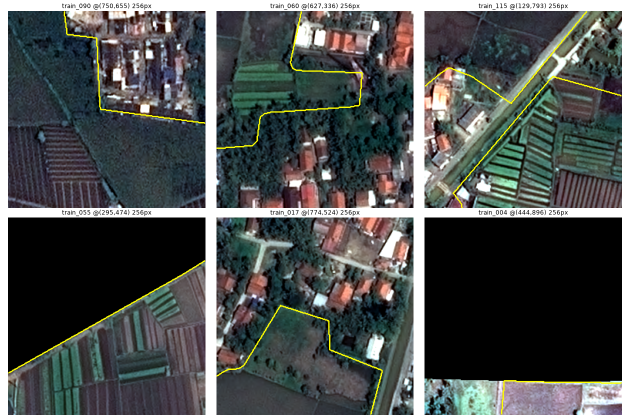
#> input picture final/outputs/eda/05_boundary_zoom.png, 1260 x 840 px (shown at 1/2 size)
$ python -i common.py   (imports and definitions only)   (older library calls are emulated)
#> lines starting #> are read from the running program, lines starting #| are printed output that depends on the picture; after the words box and inside, x2 and y2 are one past the last pixel; in counts of white or black regions, pixels touching at a corner belong together
"""Shared loaders for the EDA scripts. Caches all tiles once as uint8 .npy for speed."""
from pathlib import Path
import numpy as np
from PIL import Image

ROOT = Path(__file__).resolve().parents[1]
DATA = ROOT / "data"
OUT = ROOT / "outputs" / "eda"
CACHE = ROOT / "outputs" / "cache"
# [2 lines not run here, left out]

TRAIN_IMG = sorted((DATA / "train" / "images").glob("*.png"))
TRAIN_MSK = sorted((DATA / "train" / "masks").glob("*.png"))
TEST_IMG = sorted((DATA / "test_images").glob("*.png"))


def _stack(files, name, gray=False):
    p = CACHE / f"{name}.npy"
    if not p.exists():
        arr = np.stack([np.array(Image.open(f).convert("L" if gray else "RGB")) for f in files])
        np.save(p, arr)
    return np.load(p, mmap_mode="r")


def train_images():
    return _stack(TRAIN_IMG, "train_img")


def train_masks():
    return (_stack(TRAIN_MSK, "train_msk", gray=True) > 127).astype(np.uint8)


def test_images():
    return _stack(TEST_IMG, "test_img")


def out(name):
    return OUT / name


def nodata_mask(img, min_area=4096):
    """True NoData = large connected pure-black region (AOI clipping), not dark shadow/water pixels."""
    from scipy import ndimage as ndi
    black = img.max(-1) == 0
    lab, n = ndi.label(black)
    if n == 0:
        return black
    sizes = np.bincount(lab.ravel())
    keep = sizes >= min_area
    keep[0] = False
    return keep[lab]


def patch_feats(img, P=128):
    """Per 128-px fully-valid patch: position, colour, saturation, texture/sharpness, saturation-clip stats (used by 11/12/14)."""
#> called with P = 128
    import cv2
    a = np.ascontiguousarray(img)
    g = cv2.cvtColor(a, cv2.COLOR_RGB2GRAY).astype(np.float32)
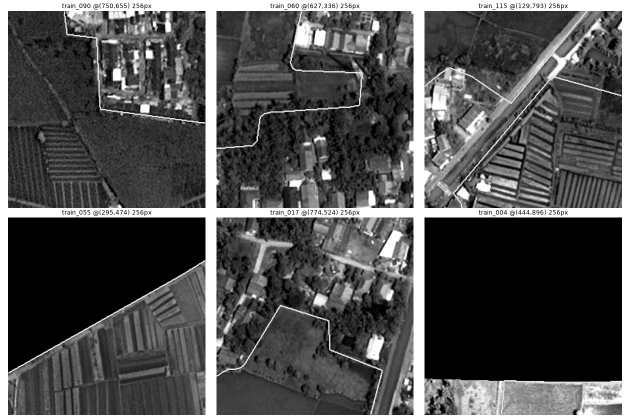
#> g: shape (840, 1260) float32 (shown at 1/2 size); min 0, max 255, mean 83.2
    hsv = cv2.cvtColor(a, cv2.COLOR_RGB2HSV).astype(np.float32)
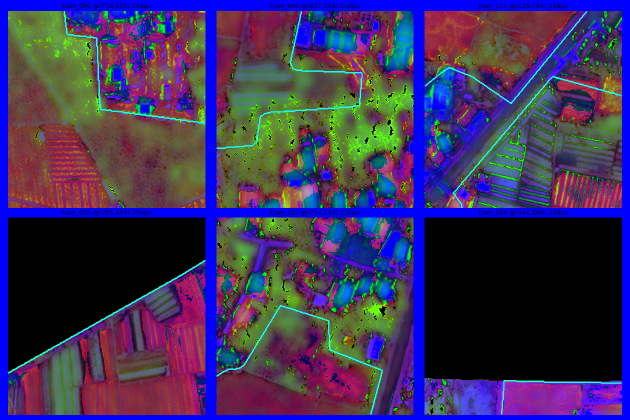
#> hsv: shape (840, 1260, 3) float32 (shown at 1/2 size); mean R, G, B 62.3, 49.7, 90.2
    gm = np.sqrt(cv2.Sobel(g, cv2.CV_32F, 1, 0) ** 2 + cv2.Sobel(g, cv2.CV_32F, 0, 1) ** 2)
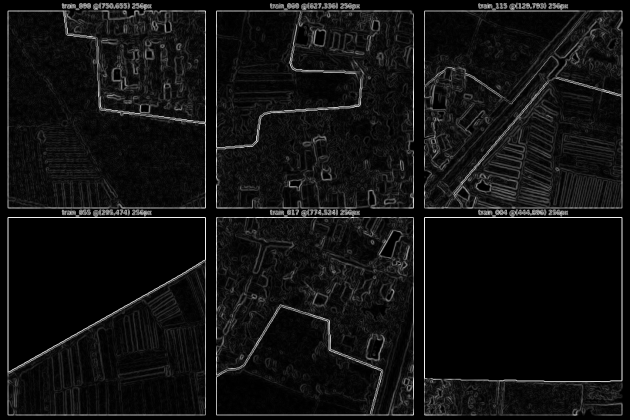
#> gm: shape (840, 1260) float32 (shown at 1/2 size); min 0, max 1081.9, mean 73.7; drawn with min black and max white
    lap = np.abs(cv2.Laplacian(g, cv2.CV_32F))
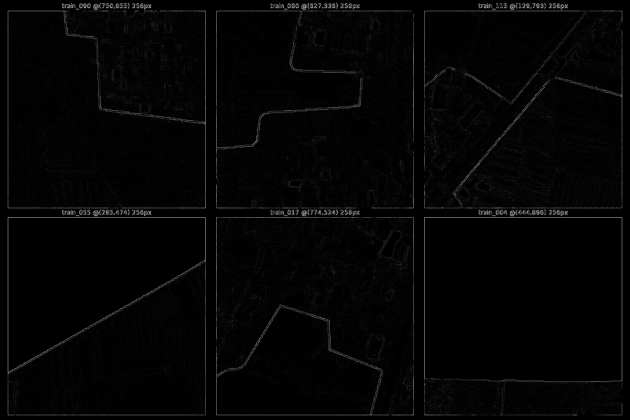
#> lap: shape (840, 1260) float32 (shown at 1/2 size); min 0, max 717, mean 13; drawn with min black and max white
    lap_b = np.abs(cv2.Laplacian(cv2.GaussianBlur(g, (0, 0), 2), cv2.CV_32F))
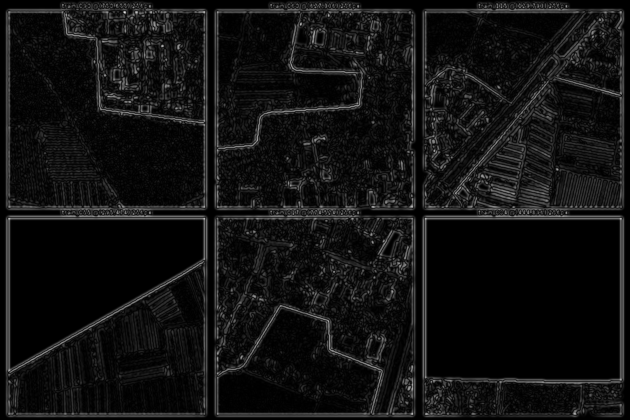
#> lap_b: shape (840, 1260) float32 (shown at 1/2 size); min 0, max 32.85, mean 2.3; drawn with min black and max white
    v = a.max(-1) > 0; f = []
#> after `v = a.max(-1) > 0`:
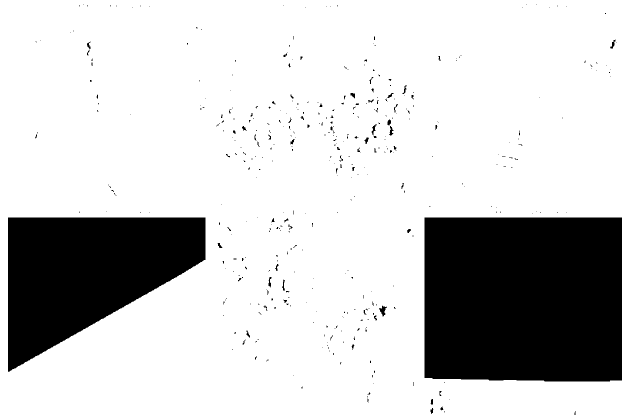
#> v: shape (840, 1260) bool (shown at 1/2 size); 80.1% white; 405 black regions (340 under 20 px), largest, box (x1, y1, x2, y2) and area: (849, 435, 1244, 763) 128645, (16, 435, 411, 744) 78059, (758, 611, 774, 633) 160
    for y in range(0, 1024, P):
        for x in range(0, 1024, P):
            s = (slice(y, y + P), slice(x, x + P))
            if v[s].mean() < 0.95: continue
            px = a[s].reshape(-1, 3).astype(np.float32)
            f.append([y, x, *px.mean(0), *px.std(0), hsv[s][..., 1].mean(), hsv[s][..., 1].std(), hsv[s][..., 2].mean(),
                      gm[s].mean(), lap[s].mean(), lap_b[s].mean(), lap[s].mean() / (lap_b[s].mean() + 1e-3),
                      (px == 255).any(1).mean(), (px.max(1) < 20).mean()])
#> after the loop, f = 49 items
    return f


FEAT = ["mR", "mG", "mB", "sR", "sG", "sB", "satm", "sats", "valm", "grad", "lap", "lap_s2", "hf_ratio", "sat255", "dark"]

>>> import cv2
>>> picture = cv2.cvtColor(cv2.imread('../outputs/eda/05_boundary_zoom.png'), cv2.COLOR_BGR2RGB)
>>> result = patch_feats(picture)
#> result = 49 items

$ run again, on final/outputs/eda/07b_aug_fixed_grid.png
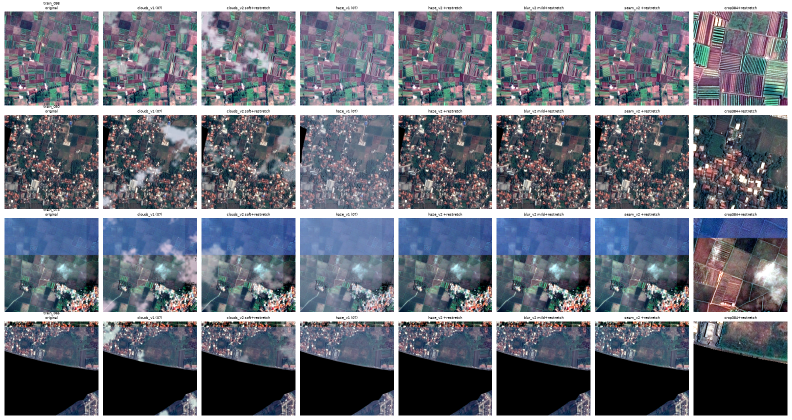
#> input picture final/outputs/eda/07b_aug_fixed_grid.png, 1584 x 840 px (shown at 1/2 size)
#> in patch_feats, `lap_b = np.abs(cv2.Laplacian(cv2.GaussianBlur(g, (0, 0), 2), cv2.CV_32..`:
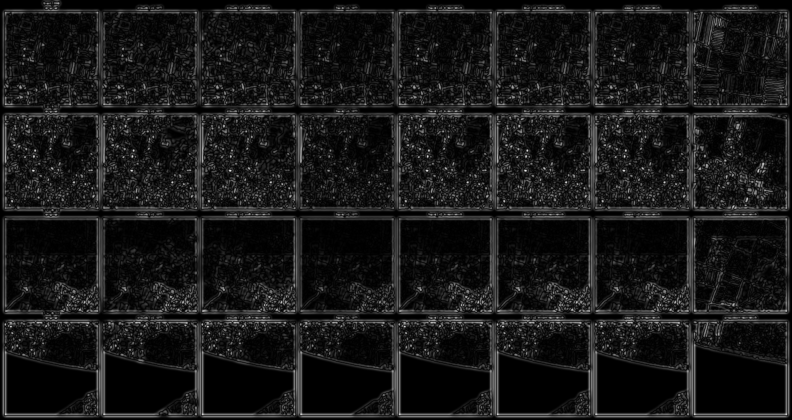
#> lap_b: shape (840, 1584) float32 (shown at 1/2 size); min 0, max 29.55, mean 2.8; drawn with min black and max white
#> in patch_feats, `v = a.max(-1) > 0`:
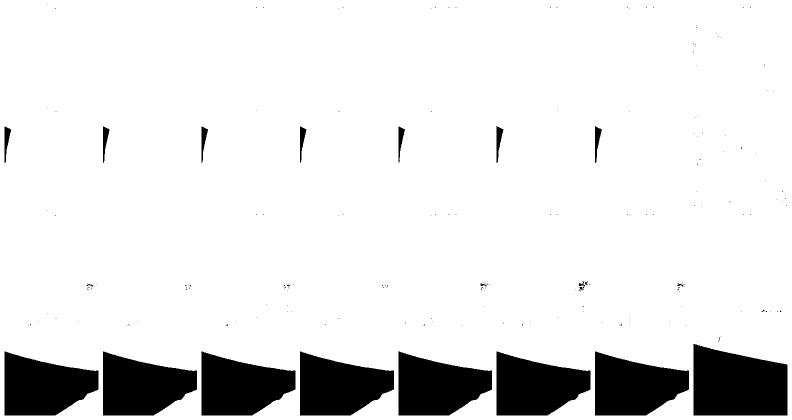
#> v: shape (840, 1584) bool (shown at 1/2 size); 88.8% white; 203 black regions (182 under 20 px), largest, box (x1, y1, x2, y2) and area: (1387, 688, 1575, 831) 22756, (993, 703, 1181, 831) 17447, (1190, 703, 1378, 831) 17436
#> after the loop in patch_feats, `for y in range(0, 1024, P):`: f = 48 items

$ run again, on final/outputs/eda/09_worst_d4.png
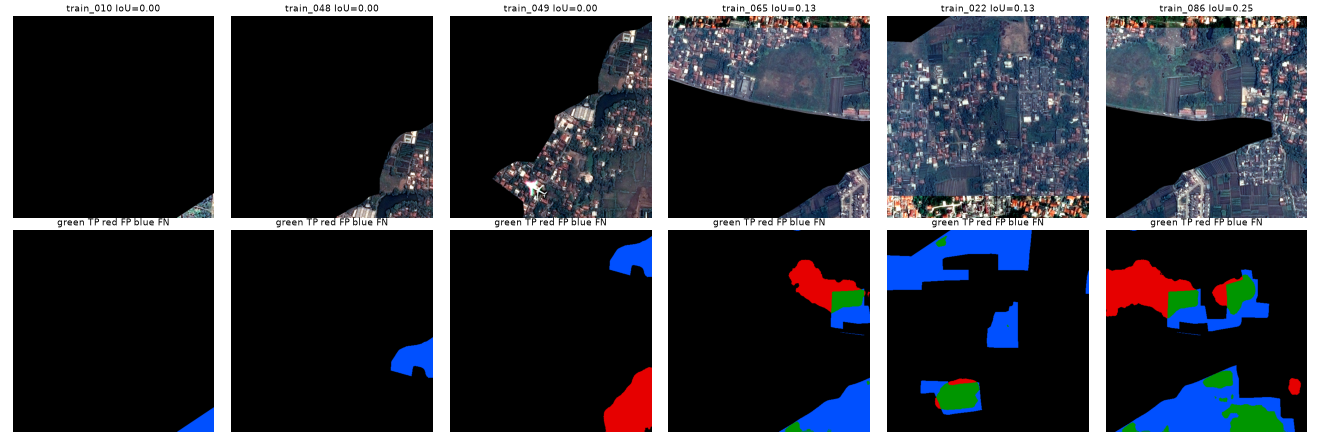
#> input picture final/outputs/eda/09_worst_d4.png, 1320 x 440 px
#> in patch_feats, `lap_b = np.abs(cv2.Laplacian(cv2.GaussianBlur(g, (0, 0), 2), cv2.CV_32..`:
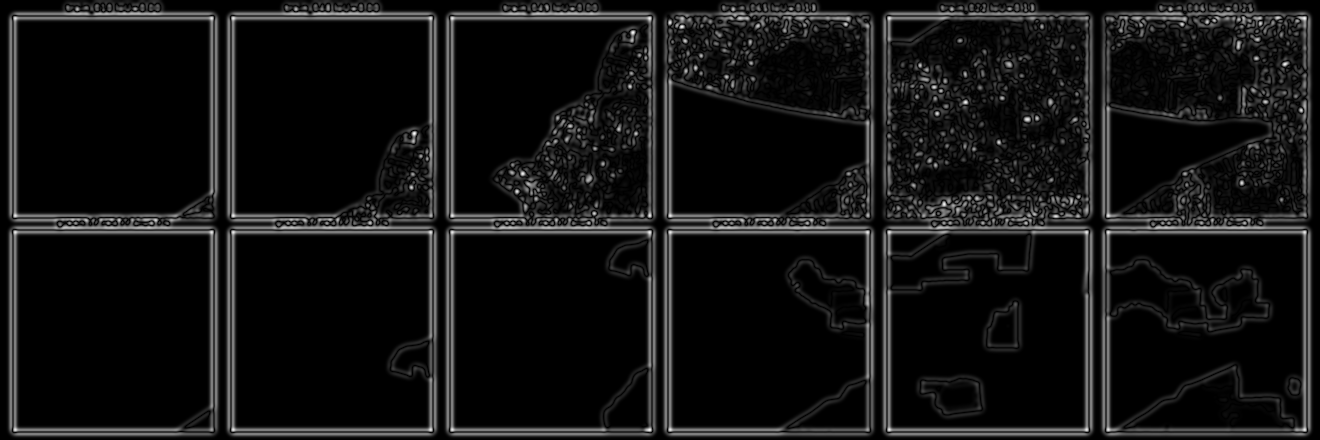
#> lap_b: shape (440, 1320) float32; min 0, max 28.41, mean 2.2; drawn with min black and max white
#> in patch_feats, `v = a.max(-1) > 0`:
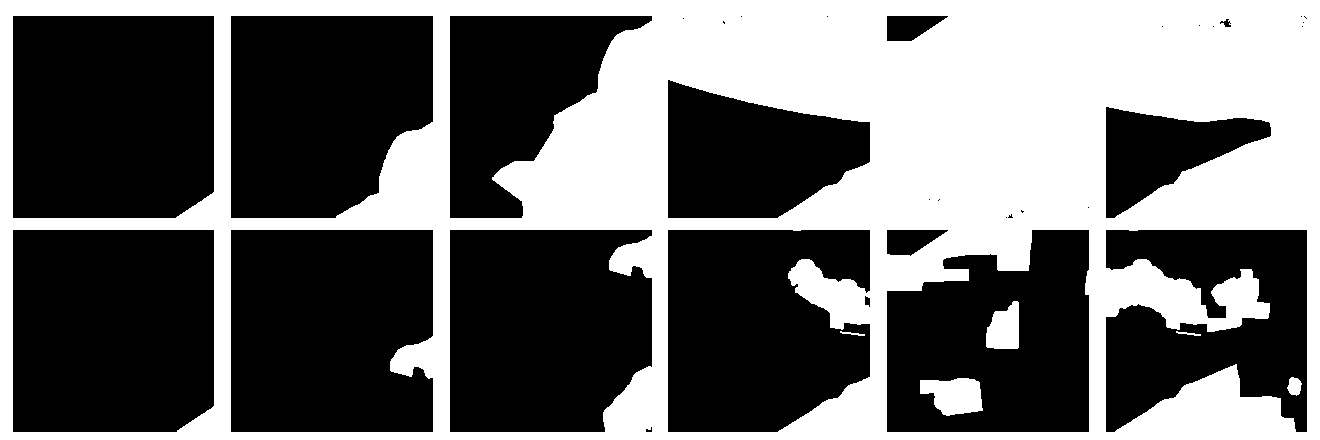
#> v: shape (440, 1320) bool; 41.2% white; 6 white regions, box (x1, y1, x2, y2) and area: (0, 0, 1320, 440) 235856, (920, 378, 983, 416) 1753, (986, 301, 1019, 349) 1231, (1287, 377, 1302, 396) 203, (840, 331, 865, 336) 51, (1176, 331, 1201, 336) 51
#> after the loop in patch_feats, `for y in range(0, 1024, P):`: f = 32 items
